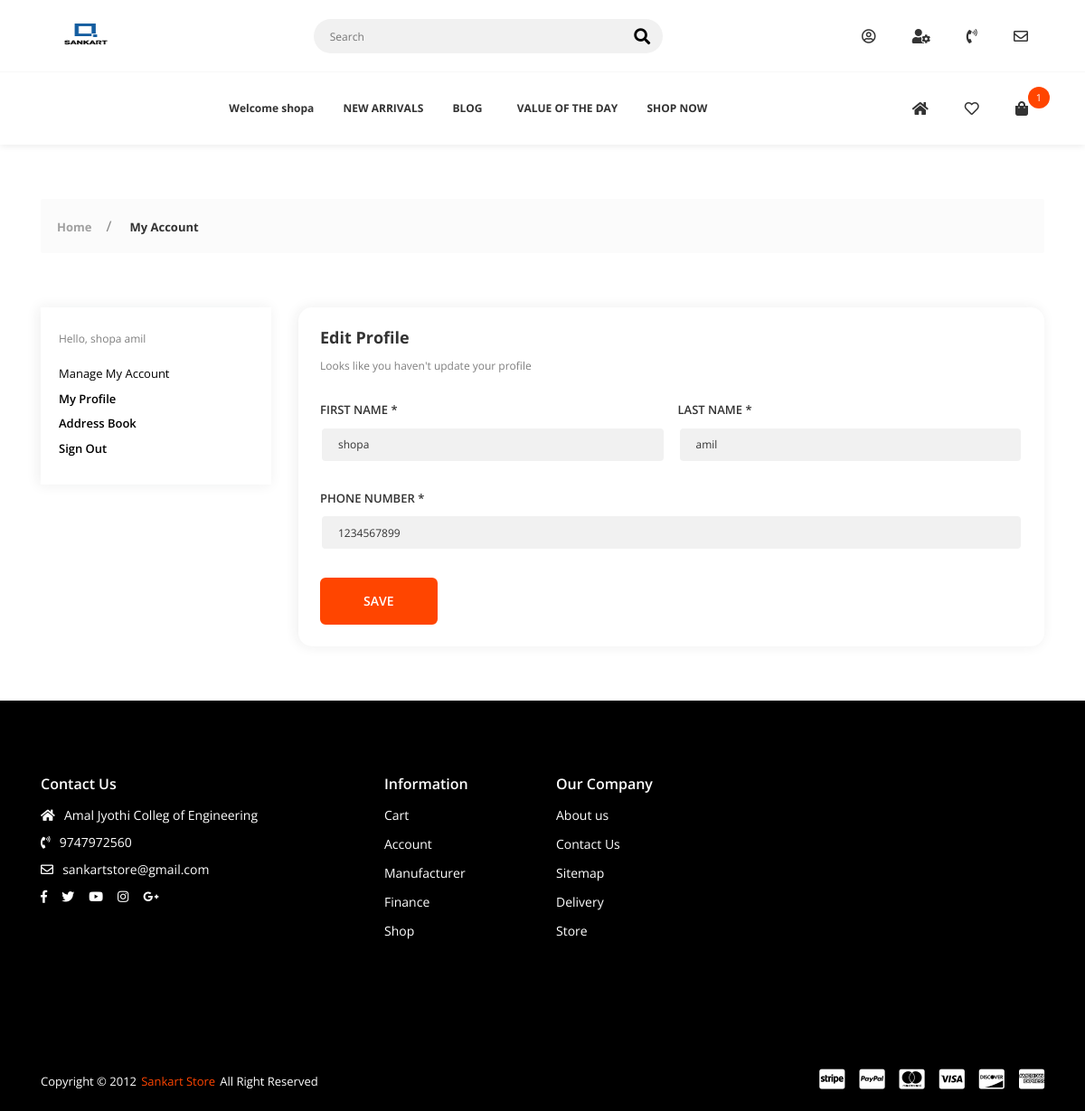
The page /editprofile/ (signed in) on the database as committed earlier.
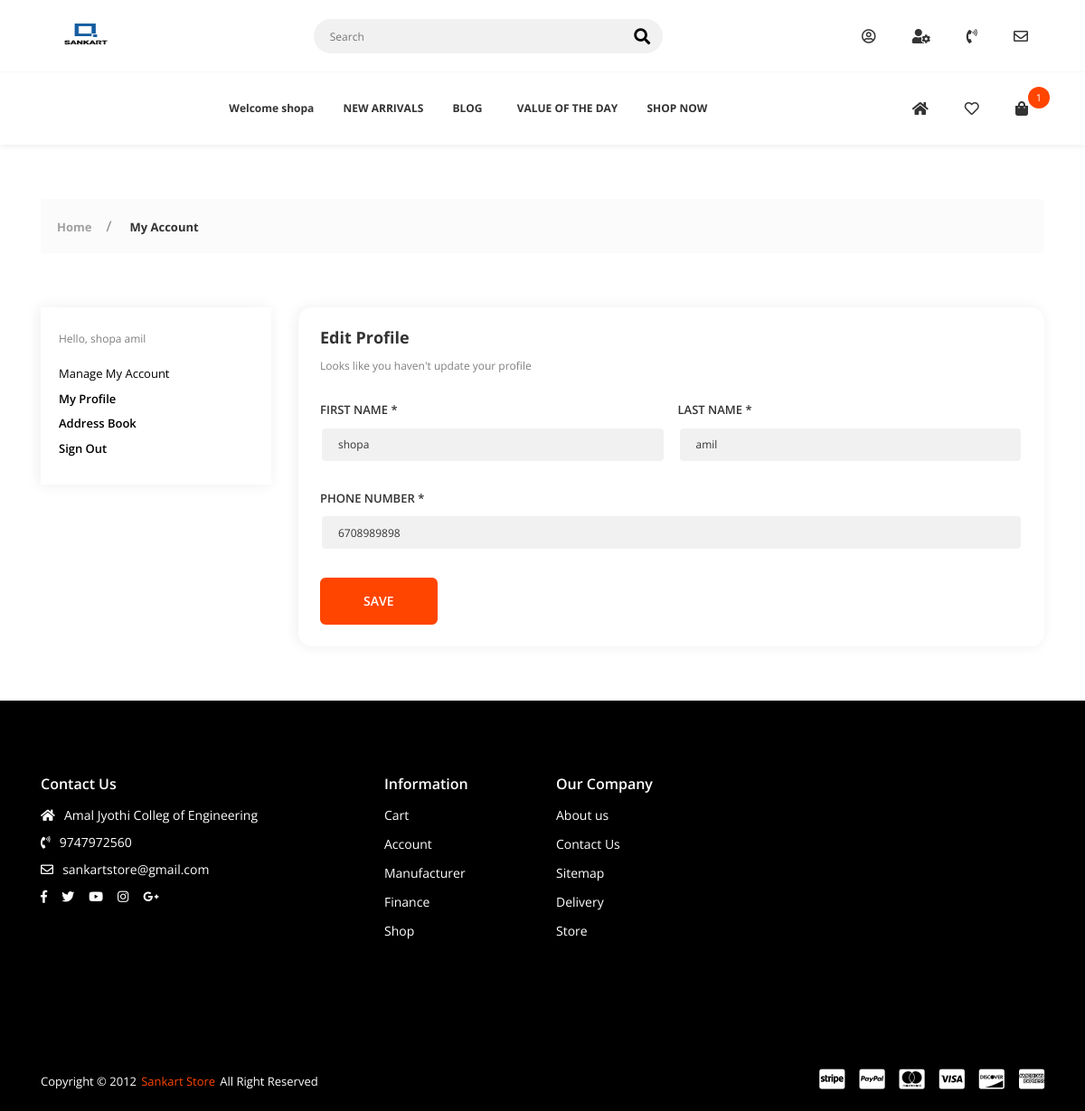
The same page on the database as committed later.
### accounts/models.py (models this page shows, shortened)
class Account(AbstractBaseUser,PermissionsMixin):
    id = models.AutoField(primary_key=True)
    fname = models.CharField(max_length=100, blank=True, null=True, editable=False)
    lname = models.CharField(max_length=100, blank=True, null=True, editable=False)
    email = models.EmailField(max_length=100, unique=True, editable=False)
    phone_number = models.BigIntegerField(default=0, editable=False)
    date_joined = models.DateTimeField(auto_now_add=True)
    last_login = models.DateTimeField(auto_now_add=True)
    is_staff = models.BooleanField(default=False)
    is_admin = models.BooleanField(default=False)
    is_active = models.BooleanField(default=False)
    is_superadmin = models.BooleanField(default=False)
    USERNAME_FIELD = 'email'
    REQUIRED_FIELDS = ['fname', 'lname',  'phone_number',]
    objects = MyAccountManager()

### User_Dashboard/views.py (the view, shortened to what this page needs)
# urls.py: path('editprofile/', views.editprofile, name='edit_profile'),
def editprofile(request):
    userprofile=Account.objects.get(id=request.user.id)
    context = {
        'userprofile':userprofile,
    }
    return render(request, 'dashboard/dash-edit-profile.html', context)

### cart/context_processors.py (called while the page is built)
def counter(request):
    cart_count = 0
    if 'admin' in request.path:
        return {}
    else:
        try:
            cart = Cart.objects.filter(cart_id=_cart_id(request))
            if request.user.is_authenticated:
                cart_items = CartItem.objects.all().filter(user=request.user)
            else:
                cart_items = CartItem.objects.all().filter(cart=cart[:1])
            for cart_item in cart_items:
                cart_count += cart_item.quantity
        except Cart.DoesNotExist:
            cart_count = 0
    return dict(cart_count=cart_count)

### cart/views.py (called while the page is built)
def _cart_id(request):
    cart = request.session.session_key
    if not cart:
        cart = request.session.create()
    return cart

### wishlist/views.py (called while the page is built)
def _wishlist_id(request):
    wishlist = request.session.session_key
    if not wishlist:
        wishlist = request.session.create()
    return wishlist

### templates/dashboard/dash-edit-profile.html (shortened to what the changed rows need)
{% extends 'base.html' %}
{% load static %}
{% block content %}
        <div class="app-content">
            <div class="u-s-p-b-60">
                <div class="section__content">
                    <div class="dash">
                        <div class="container">
                            <div class="row">
                                <div class="col-lg-3 col-md-12">
                                    {% include 'dashboard/dash-feature.html' %}
                                </div>
                                <div class="col-lg-9 col-md-12">
                                    <div class="dash__box dash__box--shadow dash__box--radius dash__box--bg-white">
                                        <div class="dash__pad-2">
                                            <h1 class="dash__h1 u-s-m-b-14">Edit Profile</h1>
                                            <div class="row">
                                                <div class="col-lg-12">
                                                    <form class="dash-edit-p" action="{% url 'edit_profile' %}" method="POST" enctype="multipart/form-data">
                                                        <div class="gl-inline">
                                                            <div class="u-s-m-b-30">
                                                                <label class="gl-label" for="fname">FIRST NAME *</label>
                                                                <input class="input-text input-text--primary-style" type="text" id="fname" name="fname" value="{{user.fname}}" onblur="return validate()" onKeyUp="return validate()">
                                                            </div>
                                                            <div class="u-s-m-b-30">
                                                                <label class="gl-label" for="lname">LAST NAME *</label>
                                                                <input class="input-text input-text--primary-style" type="text" id="lname"  name="lname"  value="{{user.lname}}" onblur="return validate()" onKeyUp="return validate()">
                                                                </div>
                                                        </div>
                                                                                                                <div class="gl-inline">
                                                            <div class="u-s-m-b-30">
                                                                <label class="gl-label" for="tel">PHONE NUMBER *</label>
                                                                <input class="input-text input-text--primary-style" type="text" id="tel" name="tel" value="{{user.phone_number}}"  onblur="return validate()" onKeyUp="return validate()"  minlength="10" maxlength="10">
                                                            </div>
                                                        </div>
                                                    </form>
                                                </div>
                                            </div>
                                        </div>
                                    </div>
                                </div>
                            </div>
                        </div>
                    </div>
                </div>
            </div>
        </div>
{% endblock %}

### templates/base.html (shortened to what the changed rows need)
<!DOCTYPE html>
{% load static %}
<html class="no-js" lang="en">
<head>
    <link rel="stylesheet" href="{% static 'css/vendor.css' %}">
    <link rel="stylesheet" href="{% static 'css/utility.css' %}">
    <link rel="stylesheet" href="{% static 'css/app.css' %}">
</head>
<body class="config">
    <div id="app">
        <header class="header--style-1 header--box-shadow">
            <nav class="secondary-nav-wrapper">
                <div class="container">
                    <div class="secondary-nav">
                        <div class="menu-init" id="navigation2">
                            <div class="ah-lg-mode">
                                <ul class="ah-list ah-list--design2 ah-list--link-color-secondary">
                                    {% if user.is_authenticated %}
                                      <li>
                                        <a  href="{% url 'myprofile' %}">Welcome {{user.fname}}</a></li>
                                    {% endif %}
                                </ul>
                            </div>
                        </div>
                    </div>
                </div>
            </nav>
        </header>
        {% block content %}
        {% endblock %}
    </div>
</body>
</html>

### templates/dashboard/dash-feature.html
                                    <div class="dash__box dash__box--bg-white dash__box--shadow u-s-m-b-30">
                                        <div class="dash__pad-1">
                                            <span class="dash__text u-s-m-b-16">Hello, {{user.fname}} {{user.lname}}</span>
                                            <ul class="dash__f-list">
                                                <li>
                                                    <a href="{% url 'myprofile' %}">Manage My Account</a></li>
                                                <li>
                                                    <a class="dash-active" href="{% url 'myprofile' %}">My Profile</a></li>
                                                <li>
                                                    <a class="dash-active" href="{% url 'addressbook' %}">Address Book</a></li>
                                                <li>
                                                    <a class="dash-active" href="{% url 'logout' %}">Sign Out</a></li>
                                            </ul>
                                        </div>
                                    </div>

Rows that differ between the two databases and show on the page:
changed Account "shopa": tel "1234567899" → "6708989898"
